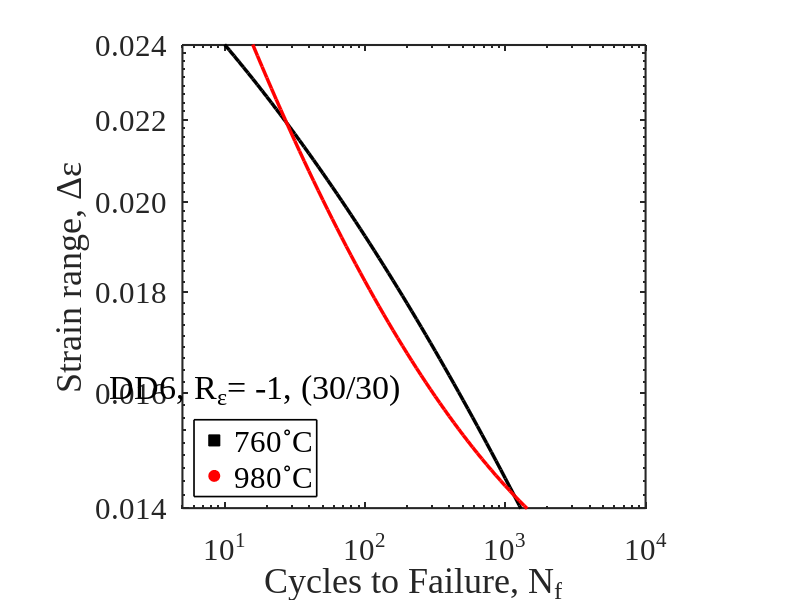

MATLAB code for this plot:
clc; clear; close all;

%%%%%%% Figure-13 (a)


%% 1. EXPERIMENTAL DATA (30/30 Configuration)
% Replace these arrays with your actual 30/30 experimental data
strain_760 = [0.024, 0.020, 0.016, 0.014]; 
life_760   = [10, 70, 462, 1300];           

strain_980 = [0.024, 0.020, 0.016, 0.014]; 
life_980   = [16, 50, 312, 1407];           

%% 2. SECOND-ORDER POLYNOMIAL FIT (Log-Log Space)
fit_grid = logspace(log10(10), log10(20000), 100);

p760 = polyfit(log10(life_760), log10(strain_760), 2);
trend_760 = 10.^polyval(p760, log10(fit_grid));

p980 = polyfit(log10(life_980), log10(strain_980), 2);
trend_980 = 10.^polyval(p980, log10(fit_grid));

%% 3. VISUALIZATION
figure('Color', 'w', 'Position', [200, 200, 800, 700]);
hold on;

% Plot Trendlines
plot(fit_grid, trend_760, 'k-', 'LineWidth', 2.5);
plot(fit_grid, trend_980, 'r-', 'LineWidth', 2.5);

% Plot Data Points (Large markers for visibility)
scatter(life_760, strain_760, 250, 'ks', 'filled', 'MarkerEdgeColor', 'k');
scatter(life_980, strain_980, 250, 'ro', 'filled', 'MarkerEdgeColor', 'r');

% --- AXIS FORMATTING (Times New Roman) ---
set(gca, 'XScale', 'log', 'YScale', 'log', ...
         'FontSize', 22, ...
         'FontName', 'Times New Roman', ...
         'LineWidth', 1.5, ...
         'TickDir', 'in', ...
         'Box', 'on', ...
         'XMinorTick', 'on', ...
         'YMinorTick', 'on');

% Detailed Y-Axis Ticks
y_ticks = 0.010:0.002:0.028; 
set(gca, 'YTick', y_ticks);

% Formatting labels to 3 decimal places
y_labels = arrayfun(@(x) sprintf('%.3f', x), y_ticks, 'UniformOutput', false);
set(gca, 'YTickLabel', y_labels);

% Limits (Adjusted for better data framing)
xlim([5, 10000]);
ylim([0.014, 0.024]);

% Labels
xlabel('Cycles to Failure, N_f', 'FontSize', 26, 'FontName', 'Times New Roman');
ylabel('Strain range, \Delta\epsilon', 'FontSize', 26, 'FontName', 'Times New Roman');

%% --- LEGEND (30/30 CONFIGURATION) ---
% Dummy handles for legend control
h1_leg = plot(nan, nan, 'ks', 'MarkerSize', 14, 'MarkerFaceColor', 'k');
h2_leg = plot(nan, nan, 'ro', 'MarkerSize', 14, 'MarkerFaceColor', 'r');

lgd = legend([h1_leg, h2_leg], {'760^\circC', '980^\circC'}, ...
             'Location', 'southwest', ...
             'FontSize', 22, ...
             'FontName', 'Times New Roman','FontWeight', 'normal');

% Title updated to reflect 30/30 configuration
title(lgd, 'DD6, R_{\epsilon}= -1, (30/30)', 'FontName', 'Times New Roman','FontWeight', 'normal');
set(lgd, 'EdgeColor', 'k', 'LineWidth', 1.2);

axis square;
grid off;
hold off;

fprintf('30/30 Plot generated with Times New Roman formatting.\n');

%% 9. SAVE FIGURES AS PDFs
% Save Figure 1 (Stress-Strain Hysteresis)
fig1 = figure(1); 
exportgraphics(fig1, 'plot_30_30.pdf', 'ContentType', 'vector');
